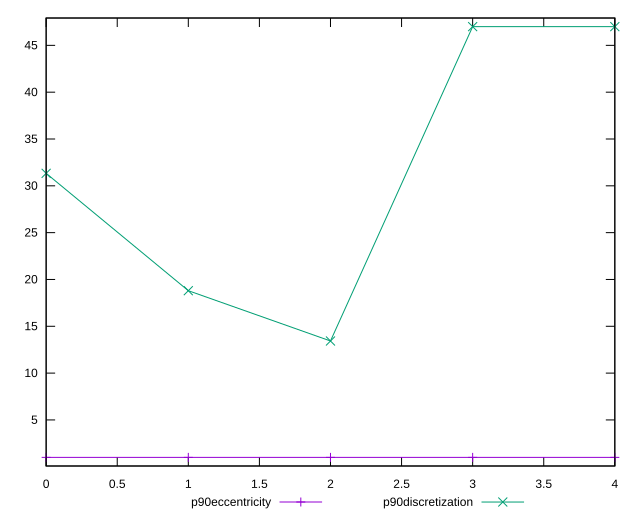

Recreate this plot in gnuplot.
reset

$p90Eccentricity <<EOF
0 0.9999999999999987
1 0.9999999999999989
2 0.9999999999999987
3 0.9999999999999987
4 0.9999999999999967
EOF

$p90Discretization <<EOF
0 31.333333333333332
1 18.8
2 13.428571428571429
3 47
4 47
EOF

set key outside below
set xrange [0:4]
set yrange [0.07999999999999663:47.92]
set trange [0.07999999999999663:47.92]
set terminal svg size 640, 520 enhanced background rgb 'white'
set output "report_00017_2021-02-10T15-08-03.406Z/uses-http2/progression/eccentricity.svg"

plot $p90Eccentricity title "p90eccentricity" with linespoints, \
     $p90Discretization title "p90discretization" with linespoints

reset
